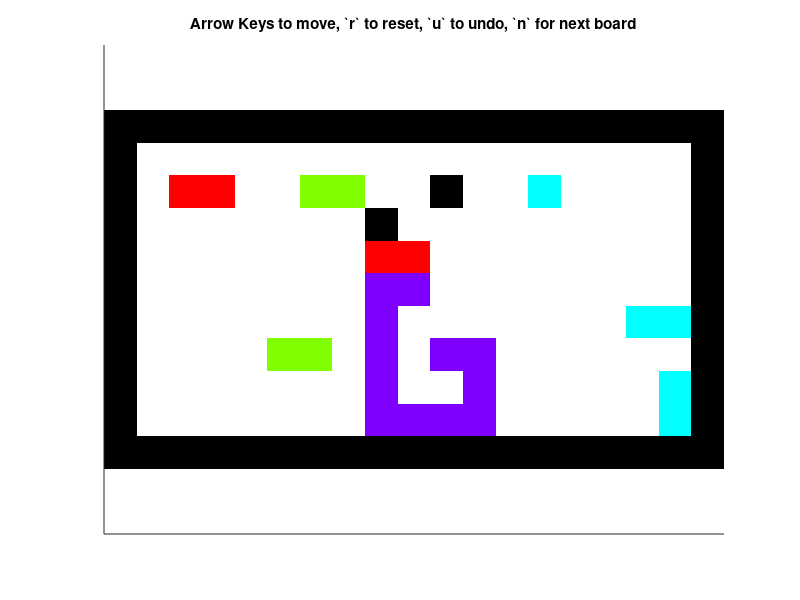

MATLAB code for this plot:
function jellyBlocks()
% Implements a game, jelly lbocks, where the arrow keys move all
% unobstructed blocks by one unit, and blocks that touch are joined
% according to various rules

G.fig = figure(1);
G.numCommands = 0;
G.totalMoves = 0;

set(G.fig ,'KeyPressFcn',@keyhandler,'Name','Jelly Blocks');




% build environment
G.game = flipud([
    1 1 1 1 1 1 1 1 1 1 1 1 1 1 1 1 1 1 1;
    1 0 0 0 0 0 0 0 0 0 0 0 0 0 0 0 0 0 1;
    1 0 2 2 0 0 3 3 0 0 1 0 0 4 0 0 0 0 1;
    1 0 0 0 0 0 0 0 1 0 0 0 0 0 0 0 0 0 1;
    1 0 0 0 0 0 0 0 2 2 0 0 0 0 0 0 0 0 1;
    1 0 0 0 0 0 0 0 5 5 0 0 0 0 0 0 0 0 1;
    1 0 0 0 0 0 0 0 5 0 0 0 0 0 0 0 4 4 1;
    1 0 0 0 0 3 3 0 5 0 5 5 0 0 0 0 0 0 1;
    1 0 0 0 0 0 0 0 5 0 0 5 0 0 0 0 0 4 1;
    1 0 0 0 0 0 0 0 5 5 5 5 0 0 0 0 0 4 1;
    1 1 1 1 1 1 1 1 1 1 1 1 1 1 1 1 1 1 1;
    ]);
G.obstacle_pos = (G.game==1);
G.colormap = [  1,1,1; %Empty = white
    0,0,0; %obstacle
    hsv(numel(unique(G.game))-2);];
colormap(G.colormap);
G.axis=imagesc(G.game);
set(gca,'box','off','xTick',[],'ytick',[],'ydir','normal','Visible','on','color',0.8*[1,1,1]);
%set(G.axis,'edgealpha',.08)
axis equal
title('Arrow Keys to move, `r` to reset, `u` to undo, `n` for next board')

% build list of items
makeItemList();
drawGameboard();



    function  addItems(y,x,color,num)
        if G.game(y,x) == color
            G.game(y,x) = 0;
            %                            y,x,color
            G.items{num}(end+1,:) = [y,x,color];
            addItems(y+1,x,color,num);
            addItems(y-1,x,color,num);
            addItems(y,x+1,color,num);
            addItems(y,x-1,color,num);
        end
    end


    function keyhandler(src,evnt) %#ok<INUSL>
        key = evnt.Key;
        step = [0,0];
        if strcmp(key,'leftarrow') || strcmp(key,'-x') %-x
            step = -[0,1];
        elseif strcmp(key,'rightarrow')|| strcmp(key,'+x') %+x
            step = [0,1];
        elseif strcmp(key,'uparrow')|| strcmp(key,'+y') %+y
            step = [1,0];
        elseif strcmp(key,'downarrow')|| strcmp(key,'-y') %-y
            step = -[1,0];
        end
        drawGameboard();
        
        %move everything: check for collisions, make list of objects that must be reverted
        G.game = zeros(size(G.obstacle_pos));
        revertList = [];
        for i = 1:numel(G.items)
            for j = 1:size(G.items{i},1)
                G.items{i}(j,1:2) =  G.items{i}(j,1:2)+step;
                G.game(G.items{i}(j,1),G.items{i}(j,2)) = i;
                if G.obstacle_pos(G.items{i}(j,1),G.items{i}(j,2))==true
                    if isempty(find(revertList == i, 1))
                        revertList(end+1) = i;
                    end
                end
            end
        end
        % go recursively through revert list, moving them back in the image
        % and adding any shapes they collide with back to the
        i = 1;
        while i<=numel(revertList)
            item2revert = revertList(i);
            for j = 1:size(G.items{item2revert},1)
                G.items{item2revert}(j,1:2) =  G.items{item2revert}(j,1:2)-step;
                collisionItem = G.game(G.items{item2revert}(j,1),G.items{item2revert}(j,2));
                if collisionItem ~= item2revert && collisionItem ~= 0
                    
                    if isempty(find(revertList == collisionItem, 1))
                        revertList(end+1) = collisionItem;
                    end
                end
            end
            i=i+1;
        end
        
        if numel(revertList) < numel(G.items)
            display('we could still move')
        end
        
        drawGameboard();
        makeItemList();
        
    end
    function drawGameboard()
        %draw obstacles
        G.game = uint8(G.obstacle_pos);
        for i = 1:numel(G.items)
            for j = 1:size(G.items{i},1)
                G.game(G.items{i}(j,1),G.items{i}(j,2)) = G.items{i}(j,3);
            end
        end
        
        set(G.axis,'CData',G.game)
    end



    function makeItemList()
        G.items = {};
        for x = 1:size(G.game,2)
            for y = 1:size(G.game,1)
                if G.game(y,x)>1
                    num = numel(G.items)+1;
                    G.items{num} = [];
                    addItems(y,x,G.game(y,x),num);
                end
            end
        end
    end
end